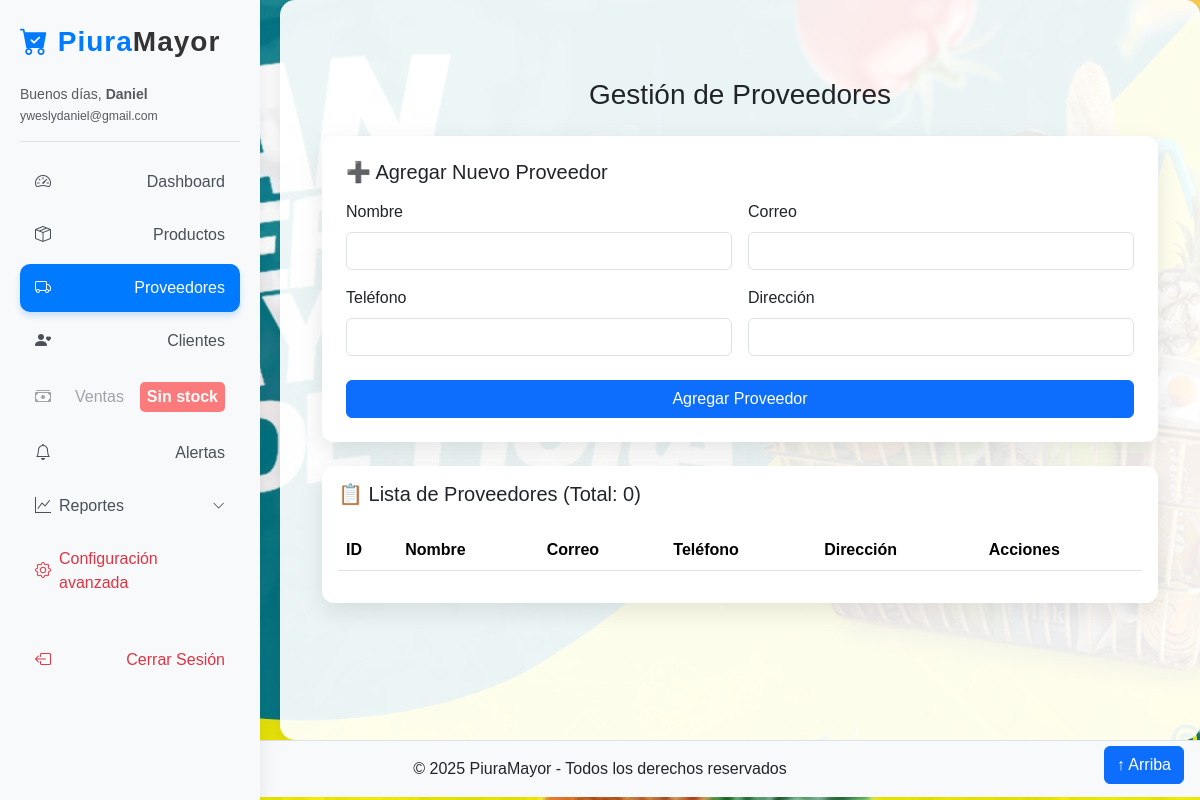
Before: /proveedores.php (signed in) with the older database file.
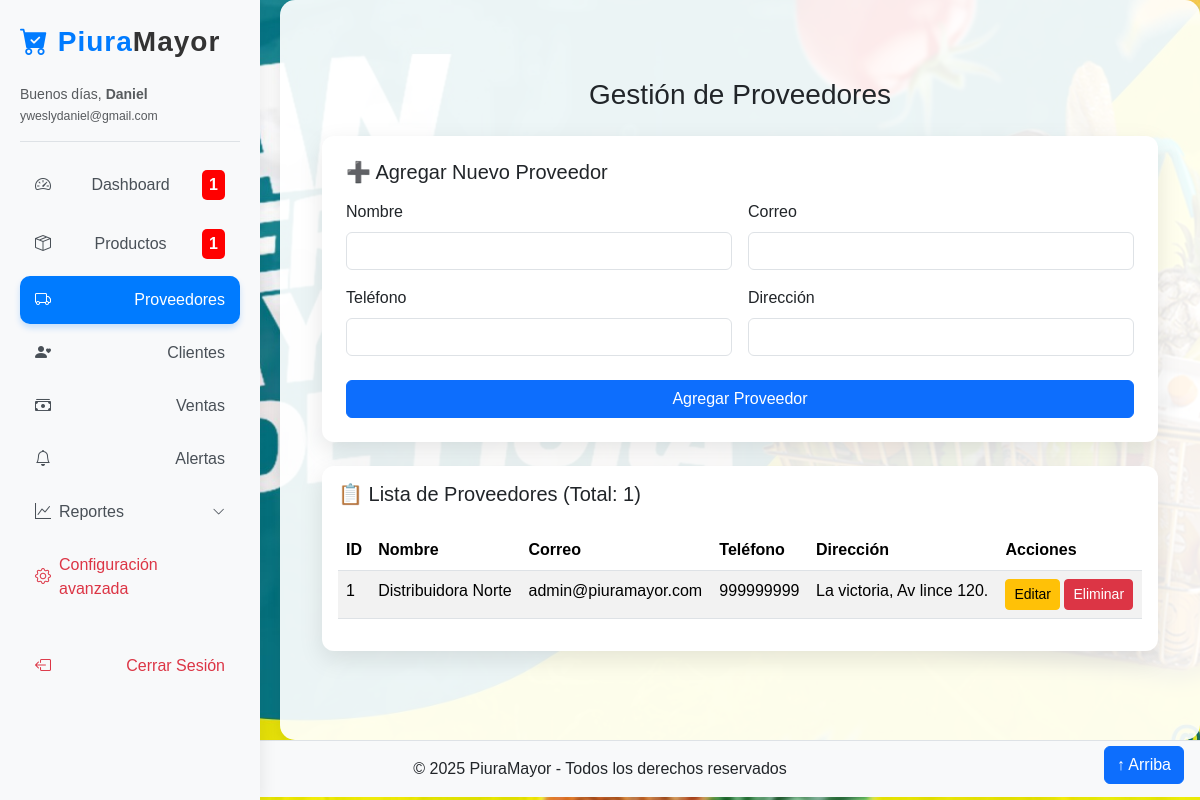
After: the same page with the newer database file.
### tables this page shows
CREATE TABLE `proveedores` (
  `id` int(11) NOT NULL,
  `nombre` varchar(150) NOT NULL,
  `telefono` varchar(50) DEFAULT NULL,
  `correo` varchar(100) DEFAULT NULL,
  `direccion` varchar(255) DEFAULT NULL,
  `creado_at` timestamp NOT NULL DEFAULT current_timestamp()
);

### proveedores.php (the view, shortened to what the changed rows need)
<?php
require 'includes/db.php';
include 'includes/header.php';
$proveedores = $pdo->query("SELECT * FROM proveedores ORDER BY id DESC")->fetchAll(PDO::FETCH_ASSOC);
?>
<div class="container mt-5">
  <div class="card p-3">
    <h5>📋 Lista de Proveedores (Total: <?= count($proveedores) ?>)</h5>
    <div class="table-responsive">
        <table class="table table-striped mt-3">
            <thead>
                <tr>
                    <th>ID</th>
                    <th>Nombre</th>
                    <th>Correo</th>
                    <th>Teléfono</th>
                    <th>Dirección</th>
                    <th>Acciones</th>
                </tr>
            </thead>
            <tbody>
                <?php foreach ($proveedores as $row): ?>
                <tr>
                    <td><?= $row['id'] ?></td>
                    <td><?= htmlspecialchars($row['nombre']) ?></td>
                    <td><?= htmlspecialchars($row['correo']) ?></td>
                    <td><?= htmlspecialchars($row['telefono']) ?></td>
                    <td><?= htmlspecialchars($row['direccion']) ?></td>
                    <td>
                        <a href="editar_proveedores.php?id=<?= $row['id'] ?>" class="btn btn-warning btn-sm">Editar</a>
                        <a href="proveedores.php?eliminar=<?= $row['id'] ?>" class="btn btn-danger btn-sm" onclick="return confirm('¿Eliminar este proveedor?')">Eliminar</a>
                    </td>
                </tr>
                <?php endforeach; ?>
            </tbody>
        </table>
    </div>
  </div>
</div>
<?php include 'includes/footer.php'; ?>

### includes/header.php (shortened to what the changed rows need)
<?php
require_once 'includes/db.php';
$rol = $_SESSION['user']['rol'] ?? 'vendedor';
$is_manager = ($rol === 'admin' || $rol === 'programador');
$alertaStock = 0;
$stockDisponible = 1;
if(isset($pdo)){
    try {
        if($is_manager){
             $stmt = $pdo->query("SELECT COUNT(*) AS bajo FROM productos WHERE stock <= 5");
             $alertaStock = $stmt->fetch(PDO::FETCH_ASSOC)['bajo'] ?? 0;
        }
        $stmt2 = $pdo->query("SELECT COUNT(*) AS total FROM productos WHERE stock > 0");
        $stockDisponible = $stmt2->fetch(PDO::FETCH_ASSOC)['total'] > 0 ? 1 : 0;
    } catch (\PDOException $e) {
        $alertaStock = 0;
        $stockDisponible = 1;
    }
}
function is_active($filenames) {
    $current_page = $_SERVER['PHP_SELF'];
    if (!is_array($filenames)) {
        $filenames = [$filenames];
    }
    foreach ($filenames as $filename) {
        if (strpos($current_page, $filename) !== false) {
            return 'active';
        }
    }
    return '';
}
?>
<!doctype html>
<html lang="es">
<head>
  <link href="https://cdn.jsdelivr.net/npm/bootstrap@5.3.2/dist/css/bootstrap.min.css" rel="stylesheet">
  <link rel="stylesheet" href="https://cdn.jsdelivr.net/npm/bootstrap-icons@1.11.3/font/bootstrap-icons.min.css">
</head>
<body>
<div class="sidebar">
  <?php if(isset($_SESSION['user'])): ?>
    <ul class="nav flex-column">
      <li class="nav-item">
        <a class="nav-link <?= is_active('dashboard.php') ?>" href="dashboard.php">
            <i class="bi bi-speedometer2 me-2"></i> Dashboard
          <?php if($alertaStock > 0 && $is_manager):  ?>
            <span class="badge-stock"><?= $alertaStock ?></span>
          <?php endif; ?>
        </a>
      </li>
      <?php if($is_manager):  ?>
        <li class="nav-item">
          <a class="nav-link <?= is_active(['productos.php', 'editar_producto.php']) ?>" href="productos.php">
            <i class="bi bi-box-seam me-2"></i> Productos
            <?php if($alertaStock > 0): ?>
              <span class="badge-stock"><?= $alertaStock ?></span>
            <?php endif; ?>
          </a>
        </li>
      <?php endif;  ?>
      <li class="nav-item">
        <a class="nav-link <?= is_active(['ventas.php', 'editar_venta.php']) ?> <?= $stockDisponible ? '' : 'disabled-link' ?>" href="ventas.php">
          <i class="bi bi-cash-stack me-2"></i> Ventas
          <?php if(!$stockDisponible): ?>
            <span class="badge-stock">Sin stock</span>
          <?php endif; ?>
        </a>
      </li>
    </ul>
  <?php else: ?>
    <a href="login.php" class="btn btn-primary w-100">Iniciar sesión</a>
  <?php endif; ?>
</div>
<div class="content">

Changed rows visible on the page:
added proveedores: id "1", nombre "Distribuidora Norte", correo "admin@piuramayor.com", telefono "999999999", direccion "La victoria, Av lince 120."
Other visible differences:
$alertaStock: (not shown) → "1"
count($proveedores): "0" → "1"
text no longer shown: "Sin stock"
